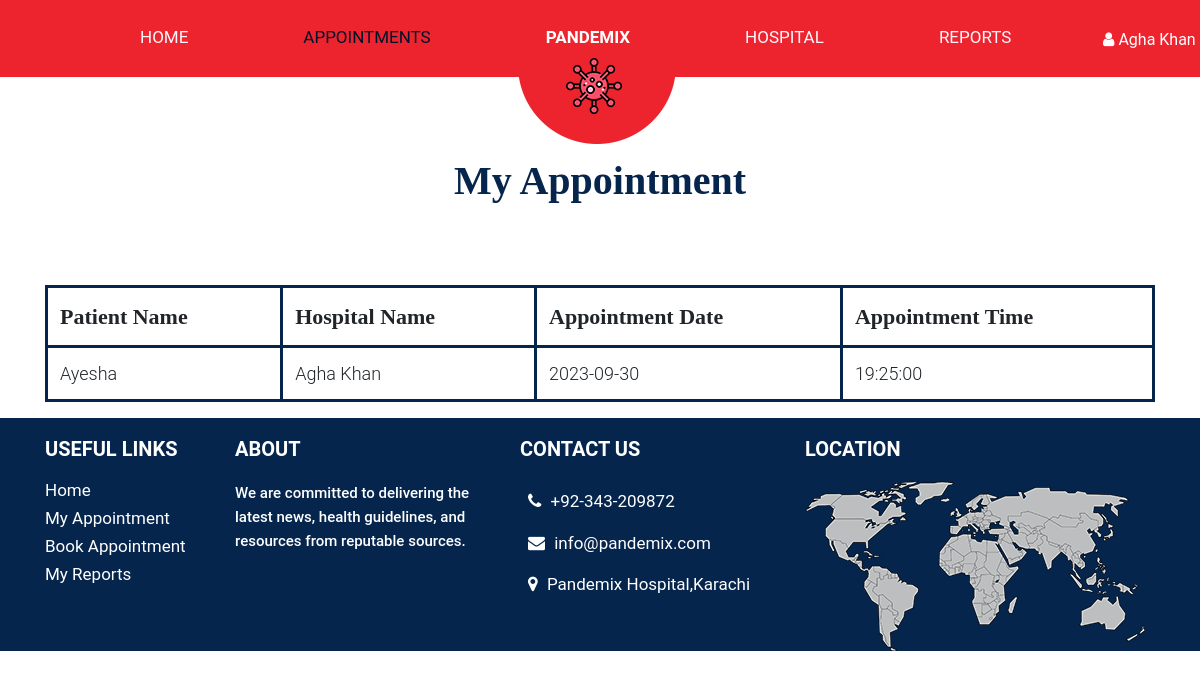
Page /patient/myappointment.php (signed in) on the committed database.
### tables this page shows
CREATE TABLE `appointment` (
  `app_id` int(11) NOT NULL,
  `patient_id` int(11) DEFAULT NULL,
  `hospital_id` int(11) DEFAULT NULL,
  `app_date` date DEFAULT NULL,
  `status` int(11) DEFAULT NULL,
  `app_time` time DEFAULT NULL,
  `test_name` varchar(255) NOT NULL,
  `approval_status` enum('Pending','Approved','Rejected') DEFAULT 'Pending'
);

CREATE TABLE `patient` (
  `patient_id` int(11) NOT NULL,
  `patient_name` varchar(255) DEFAULT NULL,
  `address` varchar(255) DEFAULT NULL,
  `email` varchar(255) DEFAULT NULL,
  `password` varchar(255) DEFAULT NULL
);

CREATE TABLE `hospital` (
  `hospital_id` int(11) NOT NULL,
  `hospital_name` varchar(255) DEFAULT NULL,
  `location` varchar(255) DEFAULT NULL,
  `password` varchar(255) DEFAULT NULL,
  `approval_status` enum('Pending','Approved','Rejected') DEFAULT 'Pending'
);

### patient/myappointment.php (the view, shortened to what this page needs)
<?php
include("../connection.php");
?>
<!DOCTYPE html>
<html lang="en">
<head>
    <link rel="stylesheet" href="../assets/css/bootstrap.min.css">
    <link rel="stylesheet" href="../assets/css/patient.css">
    <link rel="stylesheet" href="../assets/css/responsive.css">
    <link rel="stylesheet" href="https://netdna.bootstrapcdn.com/font-awesome/4.0.3/css/font-awesome.css">
    <link rel="stylesheet" href="https://cdnjs.cloudflare.com/ajax/libs/fancybox/2.1.5/jquery.fancybox.min.css"
        media="screen">
    <link rel="stylesheet" href="https://rawgit.com/LeshikJanz/libraries/master/Bootstrap/baguetteBox.min.css">
</head>
<body class="main-layout">
    <header class="header-area">
        <div class="right">
            <button class="btn dropdown-toggle" data-toggle="dropdown" aria-haspopup="true" aria-expanded="false">
                <i class="fa fa-user" aria-hidden="true"></i>
                <?php echo $_SESSION['patient_name']; ?>
            </button>
        </div>
        <div class="container">
            <div class="row d_flex">
                <div class="col-lg-10 offset-lg-1 col-md-12 col-sm-9">
                    <div class="navbar-area">
                        <nav class="site-navbar">
                            <ul>
                                <li><a href="patient.php">Home</a></li>
                                <li><a class="active" href="myappointment.php">Appointments</a></li>
                                <li><a href="patient.php" class="logo_midle">Pandemix</a></li>
                                <li><a href="hospitals.php">Hospital</a></li>
                                <li><a href="covidreport.php">Reports</a></li>
                            </ul>
                        </nav>
                    </div>
                </div>
            </div>
        </div>
    </header>
    <div class="container-fluid" id="all-products">
        <h1 class="text-center">My Appointment</h1>
        <div class="container">
            <table class="table">
                <thead>
                    <tr>
                        <th>Patient Name</th>
                        <th>Hospital Name</th>
                        <th>Appointment Date</th>
                        <th>Appointment Time</th>
                    </tr>
                </thead>
                <tbody>
                    <?php
                    if (isset($_SESSION['patient_id'])) {
                        $patient_id = $_SESSION['patient_id'];
                        $query = "SELECT appointment.app_date, appointment.app_time, patient.patient_name, hospital.hospital_name
                                  FROM appointment JOIN patient ON appointment.patient_id = patient.patient_id
                                  JOIN hospital ON appointment.hospital_id = hospital.hospital_id
                                  WHERE appointment.patient_id = $patient_id";
                        $result = mysqli_query($con, $query);
                        ?>
                        <?php while ($row = mysqli_fetch_assoc($result)): ?>
                            <tr>
                                <td>
                                    <?= $row['patient_name'] ?>
                                </td>
                                <td>
                                    <?= $row['hospital_name'] ?>
                                </td>
                                <td>
                                    <?= $row['app_date'] ?>
                                </td>
                                <td>
                                    <?= $row['app_time'] ?>
                                </td>
                            </tr>
                        <?php endwhile; ?>
                        <?php
                    } else {
                        echo "Patient not logged in.";
                    }
                    ?>
                </tbody>
            </table>
        </div>
    </div>
    <footer>
        <div class="footer">
            <div class="container">
                <div class="row">
                    <div class="col-lg-2 col-md-6 col-sm-6">
                        <div class="hedingh3 text_align_left">
                            <h3>USEFUL LINKS</h3>
                            <ul class="menu_footer">
                                <li><a href="patient.php">Home</a>
                                <li>
                                <li><a href="myappointment.php">My Appointment</a>
                                <li>
                                <li> <a href="bookappointment.php">Book Appointment</a>
                                <li>
                                <li> <a href="covidreport.php">My Reports</a>
                            </ul>
                        </div>
                    </div>
                    <div class="col-lg-3 col-md-6 col-sm-6">
                        <div class="hedingh3 text_align_left">
                            <h3>About</h3>
                            <p>
                                We are committed to delivering the latest news, health guidelines, and resources from
                                reputable
                                sources.
                            </p>
                        </div>
                    </div>
                    <div class="col-lg-3 col-md-6 col-sm-6">
                        <div class="hedingh3  text_align_left">
                            <h3>Contact Us</h3>
                            <ul class="top_infomation">
                                <li><i class="fa fa-phone" aria-hidden="true"></i>
                                    <a href="tel:111-222-333">+92-343-209872</a>
                                </li>
                                <li><i class="fa fa-envelope" aria-hidden="true"></i>
                                    <a href="mailto:ayeshaafzal1573@gmail.com">info@pandemix.com</a>
                                </li>
                                <li> <i class="fa fa-map-marker" aria-hidden="true"></i>
                                    <a href="https://www.google.com/maps/@24.8847152,67.1775322,15z?entry=ttu">Pandemix
                                        Hospital,Karachi</a>
                                </li>
                            </ul>
                        </div>
                    </div>
                    <div class="col-lg-4 col-md-6 col-sm-6">
                        <div class="hedingh3 text_align_left">
                            <h3>Location</h3>
                            <div class="map">
                                <img src="../assets/images/map.png" alt="map" />
                            </div>
                        </div>
                    </div>
                </div>
            </div>
        </div>
    </footer>
</body>
</html>

### assets/css/patient.css (style rules this page uses)
.right>button { background-color: #ed242e !important; color: white; }
a { color: #1f1f1f; text-decoration: none !important; outline: none !important; -webkit-transition: all .3s ease-in-out; -moz-transition: all .3s ease-in-out; -ms-transition: all .3s ease-in-out; -o-transition: all .3s ease-in-out; transition: all .3s ease-in-out; }
h1, h2, h3, h4, h5, h6 { letter-spacing: 0; font-weight: normal; position: relative; padding: 0; font-weight: normal; line-height: normal; color: #111111; margin: 0 }
h1 { font-size: 24px; }
h3 { font-size: 18px; }
*, *::after, *::before { -webkit-box-sizing: border-box; -moz-box-sizing: border-box; box-sizing: border-box; }
ul, li, ol { margin: 0px; padding: 0px; list-style: none; }
p { margin: 0px; font-weight: 500; font-size: 15px; line-height: 24px; }
a { color: #222222; text-decoration: none; outline: none !important; }
a, .btn { text-decoration: none !important; outline: none !important; -webkit-transition: all .3s ease-in-out; -moz-transition: all .3s ease-in-out; -ms-transition: all .3s ease-in-out; -o-transition: all .3s ease-in-out; transition: all .3s ease-in-out; }
img { max-width: 100%; height: auto; }
button { border: 0; margin: 0; padding: 0; cursor: pointer; }
.d_flex { display: flex; align-items: center; flex-wrap: wrap; }
.text_align_left { text-align: left; }
body { overflow-x: hidden; font-family: 'Roboto', sans-serif; font-size: 16px; }
.header-area { padding: 25px 6px; color: #f1f1f1; width: 100%; z-index: 9999999; height: 77px; background: #ed242e; }
.logo_midle { color: #fef6fc; font-weight: bold; color: #fff !important; }
.logo_midle::before { position: absolute; content: ""; bottom: -93px; width: 158px; height: 96px; background: url(../images/logo.png); z-index: 999; margin: 0 auto; left: 0; right: 6px; }
.site-navbar { display: flex; align-items: center; }
.site-navbar ul { margin: 0; padding: 0; list-style: none; display: flex; }
.site-navbar ul li a { color: #fef6fc; font-size: 17px; display: block; text-decoration: none; text-transform: uppercase; }
.site-navbar ul li { padding-right: 115px; text-align: center; align-items: center; justify-content: center; }
.site-navbar ul li:last-child { padding-right: 0; }
.site-navbar ul li a.active { color: #00132b; }
.right { position: absolute; width: 80px; right: 30px; height: 77px; top: 0; text-align: center; line-height: 77px; }
html, body { min-height: 100%; }
.footer { padding-top: 20px; background: #05254d; text-align: center; width: 100%; bottom: 0%; }
.hedingh3 h3 { color: #fff; font-size: 20px; padding-bottom: 20px; line-height: 23px; font-weight: bold; text-align: left; text-transform: uppercase; }
.hedingh3 p { color: #fff; text-align: left; margin-bottom: 15px; }
ul.menu_footer { text-align: left; }
ul.menu_footer li a { color: white; font-size: 17px; line-height: 18px; padding-bottom: 10px; display: block; }
ul.top_infomation li { display: block; font-size: 17px; padding: 8px; color: #fff; }
ul.top_infomation li:last-child { padding-right: 0; }
ul.top_infomation li i { margin-right: 5px; color: #fff; text-align: center; transition: ease-in all 0.5s; }
ul.top_infomation li a { color: #fff; }
.text-center { margin-top: 80px; color: black; font-size: 40px; font-family: poppin; font-weight: bold; }
#all-products .table { justify-content: center; align-items: center; width:100%; margin-top: 81px; border: #05254d 3px solid; border-radius: 20px; height: auto; }
.table th { font-size: 22px; font-family: poppin; }
.table td { font-size: 18px; font-weight: 300; }
#all-products .table td, th { border: #05254d 3px solid; }
#all-products h1 { font-weight: 600; color: #05254d; font-family: poppin; text-align: center; justify-content: center; align-items: center; }

### rows in the picture
appointment: patient.patient_name "Ayesha", hospital.hospital_name "Agha Khan", app_date "2023-09-30", app_time "19:25:00"

### other values in the picture
$_SESSION['patient_name'] "Agha Khan"
